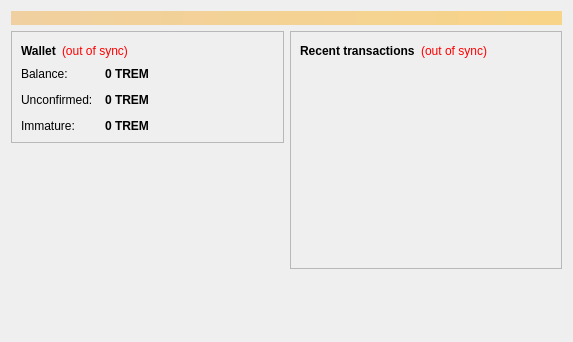
<?xml version="1.0" encoding="UTF-8"?>
<ui version="4.0">
 <class>OverviewPage</class>
 <widget class="QWidget" name="OverviewPage">
  <property name="geometry">
   <rect>
    <x>0</x>
    <y>0</y>
    <width>573</width>
    <height>342</height>
   </rect>
  </property>
  <property name="windowTitle">
   <string>Form</string>
  </property>
  <layout class="QVBoxLayout" name="topLayout">
   <item>
    <widget class="QLabel" name="labelAlerts">
     <property name="visible">
      <bool>false</bool>
     </property>
     <property name="styleSheet">
      <string notr="true">background-color: qlineargradient(x1: 0, y1: 0, x2: 1, y2: 0, stop:0 #F0D0A0, stop:1 #F8D488); color:#000000;</string>
     </property>
     <property name="wordWrap">
      <bool>true</bool>
     </property>
     <property name="margin">
      <number>3</number>
     </property>
    </widget>
   </item>
   <item>
    <layout class="QHBoxLayout" name="horizontalLayout" stretch="1,1">
     <item>
      <layout class="QVBoxLayout" name="verticalLayout_2">
       <item>
        <widget class="QFrame" name="frame">
         <property name="frameShape">
          <enum>QFrame::StyledPanel</enum>
         </property>
         <property name="frameShadow">
          <enum>QFrame::Raised</enum>
         </property>
         <layout class="QVBoxLayout" name="verticalLayout_4">
          <item>
           <layout class="QHBoxLayout" name="horizontalLayout_4">
            <item>
             <widget class="QLabel" name="label_5">
              <property name="font">
               <font>
                <weight>75</weight>
                <bold>true</bold>
               </font>
              </property>
              <property name="text">
               <string>Wallet</string>
              </property>
             </widget>
            </item>
            <item>
             <widget class="QLabel" name="labelWalletStatus">
              <property name="toolTip">
               <string>The displayed information may be out of date. Your wallet automatically synchronizes with the Tremorcoin network after a connection is established, but this process has not completed yet.</string>
              </property>
              <property name="styleSheet">
               <string notr="true">QLabel { color: red; }</string>
              </property>
              <property name="text">
               <string notr="true">(out of sync)</string>
              </property>
              <property name="alignment">
               <set>Qt::AlignLeading|Qt::AlignLeft|Qt::AlignVCenter</set>
              </property>
             </widget>
            </item>
            <item>
             <spacer name="horizontalSpacer_2">
              <property name="orientation">
               <enum>Qt::Horizontal</enum>
              </property>
              <property name="sizeHint" stdset="0">
               <size>
                <width>40</width>
                <height>20</height>
               </size>
              </property>
             </spacer>
            </item>
           </layout>
          </item>
          <item>
           <layout class="QFormLayout" name="formLayout_2">
            <property name="fieldGrowthPolicy">
             <enum>QFormLayout::AllNonFixedFieldsGrow</enum>
            </property>
            <property name="horizontalSpacing">
             <number>12</number>
            </property>
            <property name="verticalSpacing">
             <number>12</number>
            </property>
            <item row="0" column="0">
             <widget class="QLabel" name="label">
              <property name="text">
               <string>Balance:</string>
              </property>
             </widget>
            </item>
            <item row="0" column="1">
             <widget class="QLabel" name="labelBalance">
              <property name="font">
               <font>
                <weight>75</weight>
                <bold>true</bold>
               </font>
              </property>
              <property name="cursor">
               <cursorShape>IBeamCursor</cursorShape>
              </property>
              <property name="toolTip">
               <string>Your current balance</string>
              </property>
              <property name="text">
               <string notr="true">0 TREM</string>
              </property>
              <property name="textInteractionFlags">
               <set>Qt::LinksAccessibleByMouse|Qt::TextSelectableByKeyboard|Qt::TextSelectableByMouse</set>
              </property>
             </widget>
            </item>
            <item row="1" column="0">
             <widget class="QLabel" name="label_3">
              <property name="text">
               <string>Unconfirmed:</string>
              </property>
             </widget>
            </item>
            <item row="1" column="1">
             <widget class="QLabel" name="labelUnconfirmed">
              <property name="font">
               <font>
                <weight>75</weight>
                <bold>true</bold>
               </font>
              </property>
              <property name="cursor">
               <cursorShape>IBeamCursor</cursorShape>
              </property>
              <property name="toolTip">
               <string>Total of transactions that have yet to be confirmed, and do not yet count toward the current balance</string>
              </property>
              <property name="text">
               <string notr="true">0 TREM</string>
              </property>
              <property name="textInteractionFlags">
               <set>Qt::LinksAccessibleByMouse|Qt::TextSelectableByKeyboard|Qt::TextSelectableByMouse</set>
              </property>
             </widget>
            </item>
            <item row="2" column="0">
             <widget class="QLabel" name="labelImmatureText">
              <property name="text">
               <string>Immature:</string>
              </property>
             </widget>
            </item>
            <item row="2" column="1">
             <widget class="QLabel" name="labelImmature">
              <property name="font">
               <font>
                <weight>75</weight>
                <bold>true</bold>
               </font>
              </property>
              <property name="toolTip">
               <string>Mined balance that has not yet matured</string>
              </property>
              <property name="text">
               <string notr="true">0 TREM</string>
              </property>
              <property name="textInteractionFlags">
               <set>Qt::LinksAccessibleByMouse|Qt::TextSelectableByKeyboard|Qt::TextSelectableByMouse</set>
              </property>
             </widget>
            </item>
           </layout>
          </item>
         </layout>
        </widget>
       </item>
       <item>
        <spacer name="verticalSpacer">
         <property name="orientation">
          <enum>Qt::Vertical</enum>
         </property>
         <property name="sizeHint" stdset="0">
          <size>
           <width>20</width>
           <height>40</height>
          </size>
         </property>
        </spacer>
       </item>
      </layout>
     </item>
     <item>
      <layout class="QVBoxLayout" name="verticalLayout_3">
       <item>
        <widget class="QFrame" name="frame_2">
         <property name="frameShape">
          <enum>QFrame::StyledPanel</enum>
         </property>
         <property name="frameShadow">
          <enum>QFrame::Raised</enum>
         </property>
         <layout class="QVBoxLayout" name="verticalLayout">
          <item>
           <layout class="QHBoxLayout" name="horizontalLayout_2">
            <item>
             <widget class="QLabel" name="label_4">
              <property name="text">
               <string>&lt;b&gt;Recent transactions&lt;/b&gt;</string>
              </property>
             </widget>
            </item>
            <item>
             <widget class="QLabel" name="labelTransactionsStatus">
              <property name="toolTip">
               <string>The displayed information may be out of date. Your wallet automatically synchronizes with the Tremorcoin network after a connection is established, but this process has not completed yet.</string>
              </property>
              <property name="styleSheet">
               <string notr="true">QLabel { color: red; }</string>
              </property>
              <property name="text">
               <string notr="true">(out of sync)</string>
              </property>
              <property name="alignment">
               <set>Qt::AlignRight|Qt::AlignTrailing|Qt::AlignVCenter</set>
              </property>
             </widget>
            </item>
            <item>
             <spacer name="horizontalSpacer">
              <property name="orientation">
               <enum>Qt::Horizontal</enum>
              </property>
              <property name="sizeHint" stdset="0">
               <size>
                <width>40</width>
                <height>20</height>
               </size>
              </property>
             </spacer>
            </item>
           </layout>
          </item>
          <item>
           <widget class="QListView" name="listTransactions">
            <property name="styleSheet">
             <string notr="true">QListView { background: transparent; }</string>
            </property>
            <property name="frameShape">
             <enum>QFrame::NoFrame</enum>
            </property>
            <property name="verticalScrollBarPolicy">
             <enum>Qt::ScrollBarAlwaysOff</enum>
            </property>
            <property name="horizontalScrollBarPolicy">
             <enum>Qt::ScrollBarAlwaysOff</enum>
            </property>
            <property name="selectionMode">
             <enum>QAbstractItemView::NoSelection</enum>
            </property>
           </widget>
          </item>
         </layout>
        </widget>
       </item>
       <item>
        <spacer name="verticalSpacer_2">
         <property name="orientation">
          <enum>Qt::Vertical</enum>
         </property>
         <property name="sizeHint" stdset="0">
          <size>
           <width>20</width>
           <height>40</height>
          </size>
         </property>
        </spacer>
       </item>
      </layout>
     </item>
    </layout>
   </item>
  </layout>
 </widget>
 <resources/>
 <connections/>
</ui>
